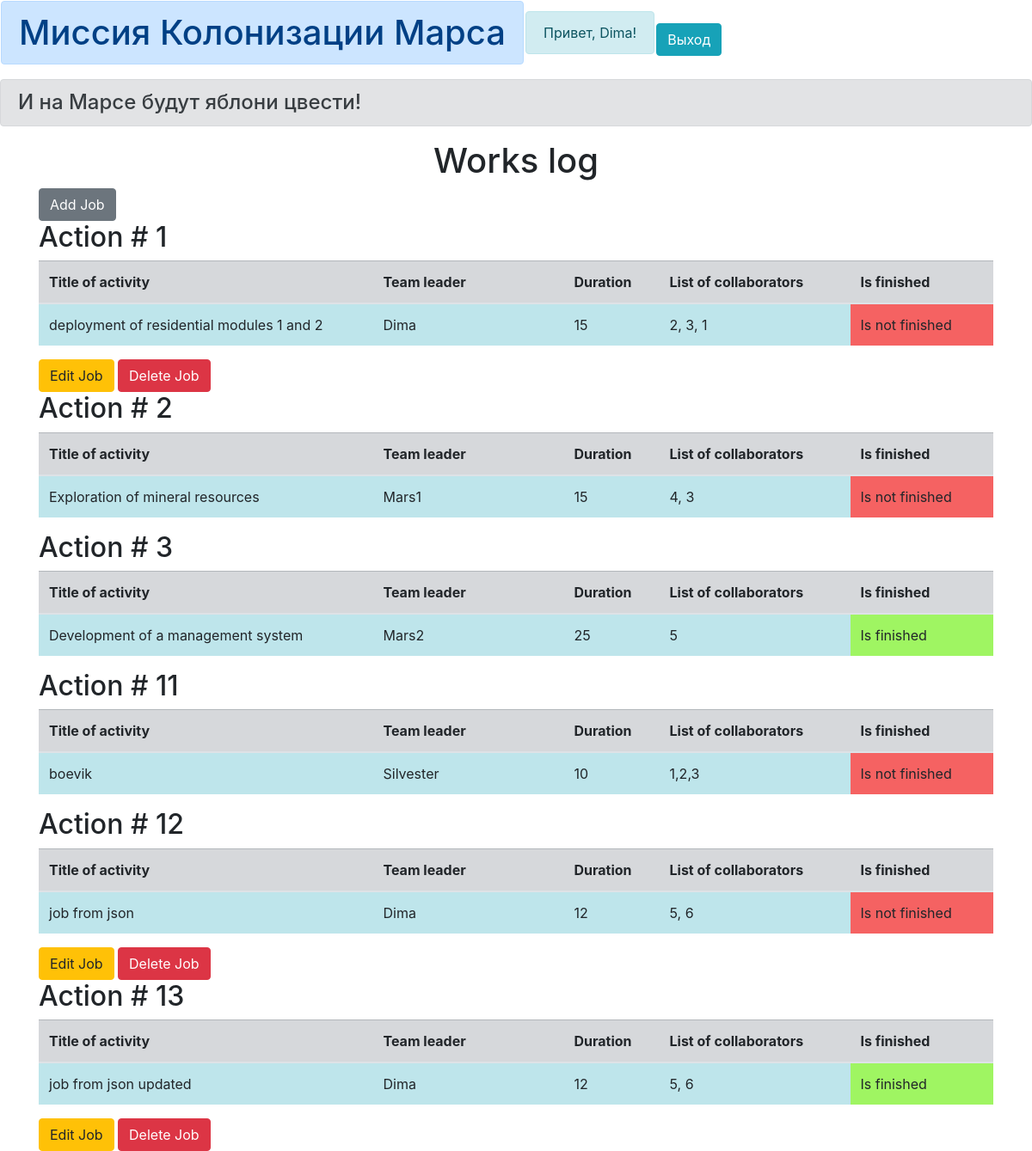
Page /jobs_table (signed in) on the committed database.
### data/users.py (models this page shows, shortened)
class User(SqlAlchemyBase, UserMixin, SerializerMixin):
    __tablename__ = 'users'
    id = sqlalchemy.Column(sqlalchemy.Integer,
                           primary_key=True, autoincrement=True)
    surname = sqlalchemy.Column(sqlalchemy.String, nullable=True)
    name = sqlalchemy.Column(sqlalchemy.String, nullable=True)
    age = sqlalchemy.Column(sqlalchemy.Integer, nullable=True)
    position = sqlalchemy.Column(sqlalchemy.String, nullable=True)
    speciality = sqlalchemy.Column(sqlalchemy.String, nullable=True)
    address = sqlalchemy.Column(sqlalchemy.String, nullable=True)
    email = sqlalchemy.Column(
        sqlalchemy.String, unique=True, index=True, nullable=True)
    hashed_password = sqlalchemy.Column(sqlalchemy.String, nullable=True)
    modified_date = sqlalchemy.Column(sqlalchemy.DateTime,
                                      default=datetime.datetime.now)
    jobs = orm.relation("Jobs", back_populates='user')
    departments = orm.relation("Department", back_populates='user')

### data/jobs.py (models this page shows, shortened)
class Jobs(SqlAlchemyBase, SerializerMixin):
    __tablename__ = 'Jobs'
    id = sqlalchemy.Column(sqlalchemy.Integer,
                           primary_key=True, autoincrement=True)
    team_leader = sqlalchemy.Column(sqlalchemy.Integer, sqlalchemy.ForeignKey("users.id"), nullable=True)
    job = sqlalchemy.Column(sqlalchemy.String, nullable=True)
    work_size = sqlalchemy.Column(sqlalchemy.Integer, nullable=True)
    collaborators = sqlalchemy.Column(sqlalchemy.String, nullable=True)
    start_date = sqlalchemy.Column(sqlalchemy.DateTime,
                                   default=datetime.datetime.now)
    end_date = sqlalchemy.Column(sqlalchemy.DateTime)
    is_finished = sqlalchemy.Column(sqlalchemy.BOOLEAN, nullable=True)
    user = orm.relation('User')

### main.py (the view)
@app.route("/jobs_table")
@login_required
def jobs_table():
    session = db_session.create_session()
    j = session.query(Jobs).all()
    return render_template("jobs_table.html", jobs=j, title="Журнал работ")

### data/db_session.py (called while the page is built)
def create_session() -> Session:
    global __factory
    return __factory()

### main.py (called while the page is built)
@login_manager.user_loader
def load_user(user_id):
    session = db_session.create_session()
    return session.query(User).get(user_id)

### templates/jobs_table.html
{% extends "base.html" %}
{% block content %}
<h1 align="center">Works log</h1>
{% if current_user.is_authenticated %}
<a href="/addjob" class="btn btn-secondary">Add Job</a>
{% endif %}
{% for job in jobs%}
<div>
    <h2>Action # {{job.id}}</h2>
    {% if job.is_finished == False %}
    {% set color = '#f56262' %}
    {% set ready = 'Is not finished' %}
    {% else %}
    {%set color = '#9ff562'%}
    {% set ready = 'Is finished' %}
    {% endif %}
    <div>
        <table class="table table-hover">
            <thead class="table-secondary">
                <tr>
                    <th>Title of activity</th>
                    <th>Team leader</th>
                    <th>Duration</th>
                    <th>List of collaborators</th>
                    <th>Is finished</th>
                </tr>
            </thead>
            <tr>
                <td class="table-info">{{job.job}}</td>
                <td class="table-info" style="width: 20%;">{{job.user.name}}</td>
                <td class="table-info" style="width: 10%;">{{job.work_size}}</td>
                <td class="table-info" style="width: 20%;">{{job.collaborators}}</td>
                <td bgcolor="{{ color }}" style="width: 15%;">{{ ready }}</td>
            </tr>
        </table>
        {% if current_user.is_authenticated and (current_user == job.user or current_user.id == 1) %}
        <div>
            <a href="/editjob/{{ job.id }}" class="btn btn-warning">Edit Job</a>
            <a href="/job_delete/{{ job.id }}" class="btn btn-danger">Delete Job</a>
        </div>
        {% endif %}
    </div>
</div>
{% endfor %}
{% endblock %}

### templates/base.html (shortened to what this page needs)
<!doctype html>
<html lang="en">
<head>
    <link rel="stylesheet" type="text/css" href="{{url_for('static', filename='css/style.css')}}"/>
    <link rel="stylesheet" href="https://stackpath.bootstrapcdn.com/bootstrap/4.4.1/css/bootstrap.min.css"
>
</head>
<body>
<table><tr><td><h1 class="alert alert-primary">Миссия Колонизации Марса</h1></td>
<td><div class="alert alert-info">
   <a>Привет, {{ current_user.name }}!</a>
  </div></td>
<td>
    {% if current_user.is_authenticated %}
<a class="btn btn-info" href="/logout">Выход</a>
{% else %}
<p>
    <a class="btn btn-primary" href="/register">Зарегистрироваться</a>
    <a class="btn btn-success" href="{{ url_for('login') }}">Войти</a>
</p>
{% endif %}
</td>
</tr>
</table>
<h4 class="alert alert-secondary">И на Марсе будут яблони цвести!</h4>
<main role="main" class="container">
    {% block content %}{% endblock %}
</main>
</html>

### static/css/style.css (style rules this page uses)
h4 { padding-left: 20px; color : gray; }

### rows in the picture
User: name "Dima"
Jobs: id "1", job "deployment of residential modules 1 and 2", user.name "Dima", work_size "15", collaborators "2, 3, 1", ready "Is not finished"
Jobs: id "2", job "Exploration of mineral resources", user.name "Mars1", work_size "15", collaborators "4, 3", ready "Is not finished"
Jobs: id "3", job "Development of a management system", user.name "Mars2", work_size "25", collaborators "5", ready "Is finished"
Jobs: id "11", job "boevik", user.name "Silvester", work_size "10", collaborators "1,2,3", ready "Is not finished"
Jobs: id "12", job "job from json", user.name "Dima", work_size "12", collaborators "5, 6", ready "Is not finished"
Jobs: id "13", job "job from json updated", user.name "Dima", work_size "12", collaborators "5, 6", ready "Is finished"
